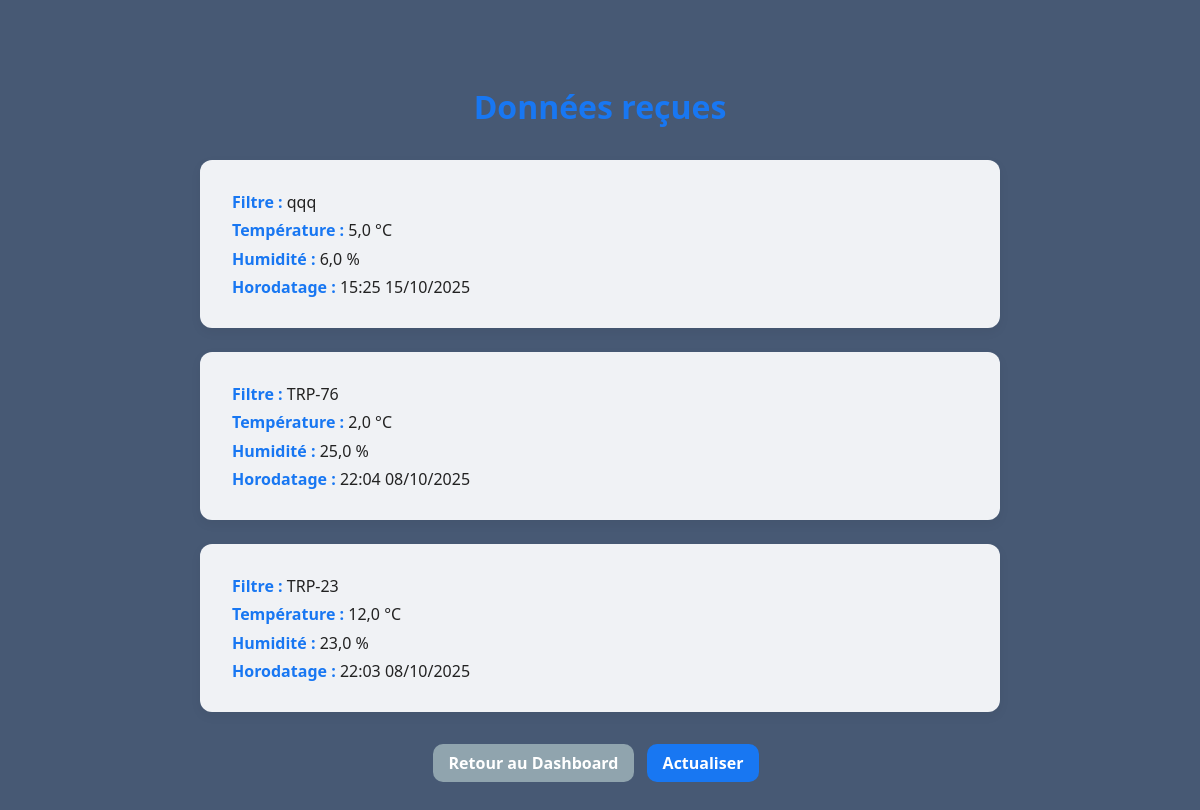
The app's page /data/ with its own data.
### dashboard/models.py (models this page shows, shortened)
class MicrocontrollerData(models.Model):
    filter = models.ForeignKey(Filter, on_delete=models.CASCADE, related_name='data')
    temperature = models.FloatField()
    humidity = models.FloatField()
    timestamp = models.DateTimeField(auto_now_add=True)

class Filter(models.Model):
    name = models.CharField(max_length=100)
    location = models.CharField(max_length=100)
    status = models.BooleanField(default=False)   # On/Off
    fan_speed = models.IntegerField(default=0)    # 0-100
    last_maintenance = models.DateField()
    notes = models.TextField(blank=True)

### dashboard/views.py (the view)
# urls.py: path('data/', views.data_list, name='data_list'), # Liste des données des microcontrôleurs
def data_list(request): # Affiche la liste des données des microcontrôleurs
    data = MicrocontrollerData.objects.select_related('filter').order_by('-timestamp')[:50]
    return render(request, 'dashboard/data_list.html', {'data': data}) # on rend le template avec les données

### dashboard/templates/dashboard/data_list.html (shortened to what this page needs)
{% load static %}
<!DOCTYPE html>
<html lang="fr">
<head>
  <link rel="stylesheet" href="{% static 'dashboard/style.css' %}">
</head>
<body>
  <main>
    <h1>Données reçues</h1>
    {% if data %}
      {% for d in data %}
        <div class="card">
          <p><strong>Filtre :</strong> {{ d.filter.name }}</p>
          <p><strong>Température :</strong> {{ d.temperature }} °C</p>
          <p><strong>Humidité :</strong> {{ d.humidity }} %</p>
          <p><strong>Horodatage :</strong> {{ d.timestamp|date:"H:i d/m/Y" }}</p>
        </div>
      {% endfor %}
    {% else %}
      <div class="card">
        <p>Aucune donnée pour l’instant.</p>
      </div>
    {% endif %}
    <div style="text-align:center;">
      <a href="{% url 'dashboard:dashboard' %}" class="btn btn-back">Retour au Dashboard</a>
      <a href="{% url 'dashboard:data_list' %}" class="btn btn-refresh">Actualiser</a>
    </div>
  </main>
</body>
</html>

### dashboard/static/dashboard/style.css (style rules this page uses)
:root { --bg: #475974; --card-bg: #7d8381; --text: #1c1e21; --muted: #606770; --primary: #0a0d11; --primary-hover: #5d8dc7; --danger: #e74c3c; --success: #07e71a; --back: #0c193a; --save: #f1c40f; }
html, body { margin: 0 !important; padding: 0 !important; font-family: 'Segoe UI', Arial, sans-serif; background-color: var(--bg) !important; color: var(--text); min-height: 100vh; }
.card { background: var(--card-bg); border-radius: 12px; padding: 20px; box-shadow: 0 4px 12px rgba(0,0,0,0.05); transition: transform 0.2s ease, box-shadow 0.2s ease; }
.btn { flex: 1; padding: 10px; border: none; border-radius: 8px; font-weight: 600; cursor: pointer; transition: background 0.3s, transform 0.2s; text-align: center; display: inline-block; text-decoration: none; }
.btn-back { background-color: var(--back); color: #1c1e21; }
h1, h2 { color: var(--text); margin-bottom: 10px; }

### dashboard/templates/dashboard/data_list.html (style rules this page uses)
body { font-family: "Segoe UI", Roboto, sans-serif; background-color: #fff; color: #222; margin: 0; padding: 0; }
main { max-width: 800px; margin: 2rem auto; padding: 2rem; }
h1 { text-align: center; color: #1877f2; font-size: 2rem; margin-bottom: 2rem; }
.card { background: #f0f2f5; border-radius: 12px; box-shadow: 0 4px 12px rgba(0,0,0,0.05); padding: 1.5rem 2rem; margin-bottom: 1.5rem; transition: transform 0.2s, box-shadow 0.2s; }
.card p { margin: 0.4rem 0; font-size: 1rem; }
.card p strong { color: #1877f2; }
.btn { padding: 0.5rem 1rem; border-radius: 10px; font-weight: 600; border: none; cursor: pointer; margin-right: 0.5rem; margin-top: 0.5rem; transition: 0.2s; text-decoration: none; display: inline-block; color: white; }
.btn-back { background-color: #90a4ae; }
.btn-refresh { background-color: #1877f2; }

### records on screen
MicrocontrollerData: filter.name "qqq", temperature "5,0", humidity "6,0", timestamp "15:25 15/10/2025"
MicrocontrollerData: filter.name "TRP-76", temperature "2,0", humidity "25,0", timestamp "22:04 08/10/2025"
MicrocontrollerData: filter.name "TRP-23", temperature "12,0", humidity "23,0", timestamp "22:03 08/10/2025"
